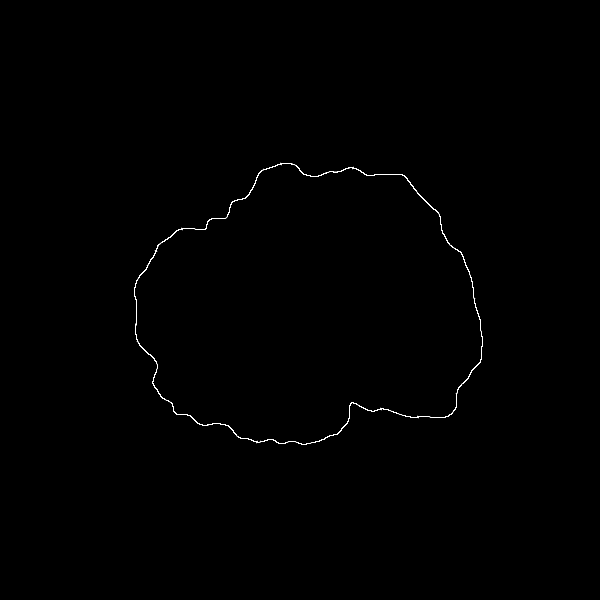
Frame 1 (no input)
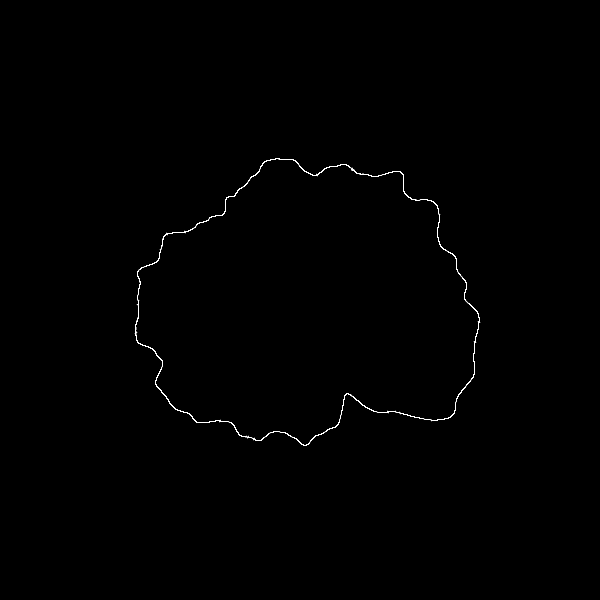
Frame 60 (the mouse pressed at the canvas centre just before this capture)
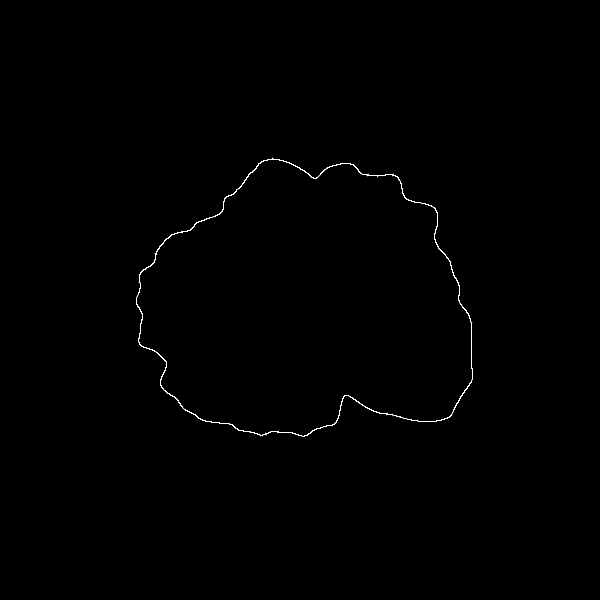
Frame 120 (the mouse held since frame 60 and released just before this capture)

The Processing sketch that drew these frames (run headless with seeded random() and noise(); from frame 60 on, the mouse is pressed at the canvas centre):

// Processing sketch: MainScript
// ── MainScript.pde
float amplitude;
float perlinAnim;
float perlinCoeff;

Circle circle;

void setup() {
  size(600, 600);
  frameRate(30);
  
  amplitude = 100;
  perlinAnim = 0.1;
  perlinCoeff = 0.01;
  
  circle = new Circle(10000, 150);
}

void draw() {
  background(0);
  translate(width/2, height/2);
  
  circle.update();
  circle.display();
}

// ── Circle.pde
class Circle {
  int nbrVertices;
  float initialRadius;
  FloatList xVertices;
  FloatList yVertices;

  float xOffset;
  float yOffset;
  float zOffset;
  
  float time;

  Circle(int v, float ir) {
    this.nbrVertices = v;
    this.initialRadius = ir;
    
    this.xOffset = random(10000);
    this.yOffset = random(10000);
    this.zOffset = random(10000);
    
    this.time = 0;

    this.update();
  }

  void update() {
    this.xVertices = new FloatList();
    this.yVertices = new FloatList();
    
    float incrAngle = 2*PI/this.nbrVertices;
    float currAngle;
    float currX;
    float currY;
    float diffRadius;
    float yCenter = 0.25*cos(this.time);
    float zCenter = 0.25*cos(this.time - PI/2);
    for (int i=0; i<this.nbrVertices; i++) {
      currAngle = incrAngle * i;
      currX = this.initialRadius * cos(currAngle);
      currY = this.initialRadius * sin(currAngle);
      diffRadius = map(noise(perlinCoeff*currX+xOffset, perlinCoeff*currY+yCenter+yOffset, zCenter+zOffset), 0, 1, -amplitude, amplitude);
      this.xVertices.append((this.initialRadius + diffRadius) * cos(currAngle));
      this.yVertices.append((this.initialRadius + diffRadius) * sin(currAngle));
    }
    
    time += perlinAnim;
  }

  void display() {
    noFill();
    stroke(255);
    beginShape();
    for (int i=0; i<this.nbrVertices; i++) {
      vertex(this.xVertices.get(i), this.yVertices.get(i));
    }
    endShape(CLOSE);
  }
}
